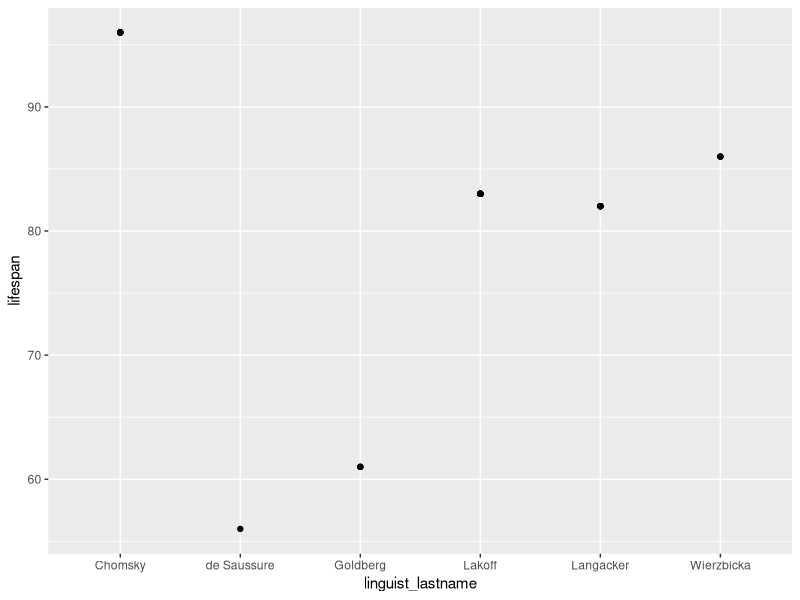
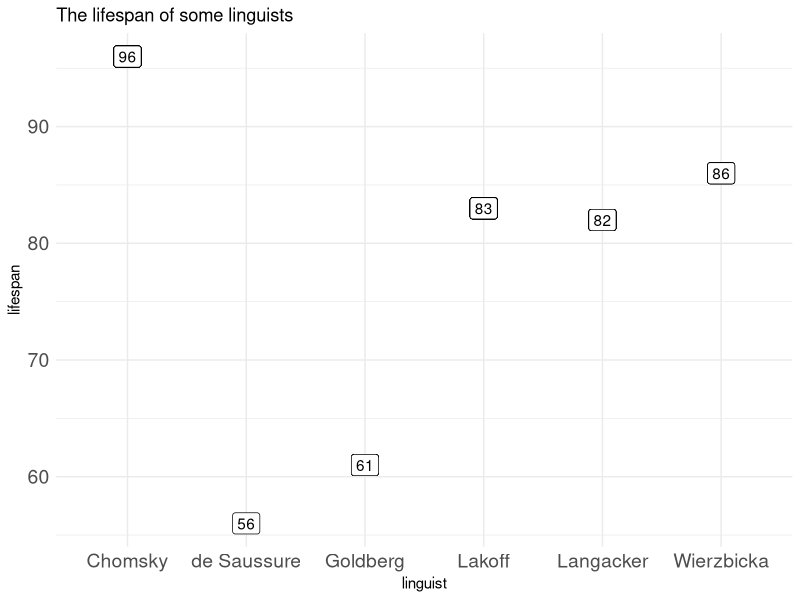

Write the R code that produced these figures, in order.
## ---- chunk 1
#| echo: true
var3 <- c("hello", "world", "你好")
## ---- chunk 2
#| echo: true
var4 <- c(TRUE, FALSE)
## ---- chunk 3
#| echo: true
var5 <- c(1:10)
mean(var5)

# or
mean(c(1:10))
# or
mean(1:10)
## ---- chunk 4
#| echo: true
name <- c("Wilhelmina", "Juliana", "Beatrix", "Willem-Alexander")
gender <- c("female", "female", "female", "male")
job <- c("queen", "queen", "queen", "king")

data.frame(name, gender, job)
## ---- chunk 5
#| echo: true
myfirstdataframe <- data.frame(name, gender, job)

myfirstdataframe
## ---- chunk 6
#| echo: false
# the tidyverse, we will always load this
library(tidyverse)

# `here` for easy file paths
library(here)

# readxl for reading excel files
library(readxl)
## ---- chunk 7
#| echo: false
dataset <- read_excel(here("data", "linguistsdataset.xlsx"))
## ---- chunk 8
#| echo: true
dataset
## ---- chunk 9
#| echo: true
dataset %>%
  count(linguist_lastname)
## ---- chunk 10
#| echo: true

# alternative 1
dataset %>%
  count(linguist_lastname) %>%
  nrow()

# alternative 2
nrow(count(dataset, linguist_lastname))
## ---- chunk 11
#| eval: true
#| echo: false
dataset %>%
  distinct(linguist_lastname, gender) %>%
  count(gender)
## ---- chunk 12
#| echo: false
#| eval: true
dataset %>%
  select(linguist_lastname, date_born, date_died) %>%
  mutate(date_died = case_when(
    date_died == "alive" ~ "2024",
    TRUE ~ date_died
  ))
## ---- chunk 13
#| echo: true
#| code-line-numbers: "1,8-11"
lifespandf <-
  dataset %>%
  select(linguist_lastname, date_born, date_died) %>%
  mutate(date_died = case_when(
    date_died == "alive" ~ "2024",
    TRUE ~ date_died
  )) %>%
  mutate(date_died = as.numeric(date_died)) %>%
  mutate(lifespan = date_died - date_born)

lifespandf
## ---- chunk 14
#| echo: false
#| out-width: 70%
lifespandf %>%
  ggplot(aes(x = linguist_lastname, y = lifespan)) +
  geom_point()
## ---- chunk 15
#| echo: true
#| code-line-numbers: "2|5|6|7|8"
lifespandf %>%
  rename(linguist = linguist_lastname) %>% #rename
  ggplot(aes(x = linguist, y = lifespan)) +
  geom_point() +
  geom_label(aes(label = lifespan)) + # add label of lifespan
  theme_minimal() + # add theme
  theme(axis.text = element_text(size = 14)) + # change size
  labs(title = "The lifespan of some linguists") # add title
## ---- chunk 16
#| echo: true
#| eval: true
library(tidyverse) 
# this will load stringr, the package we need
# you can also directly load library(stringr) 
# but you're missing out on many tidyverse functions then
## ---- chunk 17
#| echo: true
people <- c("Elena", "Ronya", "Gabriel", "Ya-Ping",
            "Shuguang", "Carolina", "Idan", "Maruša")
## ---- chunk 18
#| echo: true
# let's look at the vector:
people
## ---- chunk 19
#| echo: false
#| eval: true

library(tidytext)
library(janeaustenr) 
## ---- chunk 20
#| echo: true


ed_text <- c("Because I could not stop for Death -",
          "He kindly stopped for me -",
          "The Carriage held but just Ourselves -",
          "and Immortality")
## ---- chunk 21
#| echo: true
ed_text
## ---- chunk 22
#| echo: true
#| eval: true

text_df <- tibble(line = 1:4, text = ed_text)

text_df

## ---- chunk 23
#| echo: false
#| eval: true
#| 
text_df %>%
  unnest_tokens(output = word, input = text)
## ---- chunk 24
#| echo: false
#| eval: true

austen_bigrams <- 
  austen_books() %>%
  unnest_tokens(bigram, text, token = "ngrams", n = 2) %>%
  filter(!is.na(bigram))

austen_bigrams
## ---- chunk 25
#| echo: true
#| eval: true

austen_bigrams %>% 
  count(bigram, sort = TRUE)
## ---- chunk 26
#| echo: true
#| eval: true

bigrams_separated <- 
  austen_bigrams %>%
  separate(bigram, c("word1", "word2"), sep = " ")

bigrams_separated
## ---- chunk 27
#| echo: false
#| eval: true

bigrams_filtered <- 
  bigrams_separated %>%
  filter(!word1 %in% stop_words$word) %>% # ! means not, %in% looks for items of the right hand side within the left hand side
  filter(!word2 %in% stop_words$word)

bigrams_filtered
## ---- chunk 28
#| echo: false
#| eval: true

bigram_counts <- bigrams_filtered %>% 
  count(word1, word2, sort = TRUE)

bigram_counts
## ---- chunk 29
#| echo: true
#| eval: true
#| code-line-numbers: "1|2|6|7|8|10"

austen_bigrams %>% # books and bigrams we made above
  separate(bigram, c("word1", "word2"), sep = " ") %>% 
  filter(!word1 %in% stop_words$word) %>% 
  filter(!word2 %in% stop_words$word) %>% 
  
  filter(word2 == "street") %>% 
  count(book, word1, sort = TRUE) %>% 
  rename(street = word1) %>% 
  
  pivot_wider(names_from = street, values_from = n)
